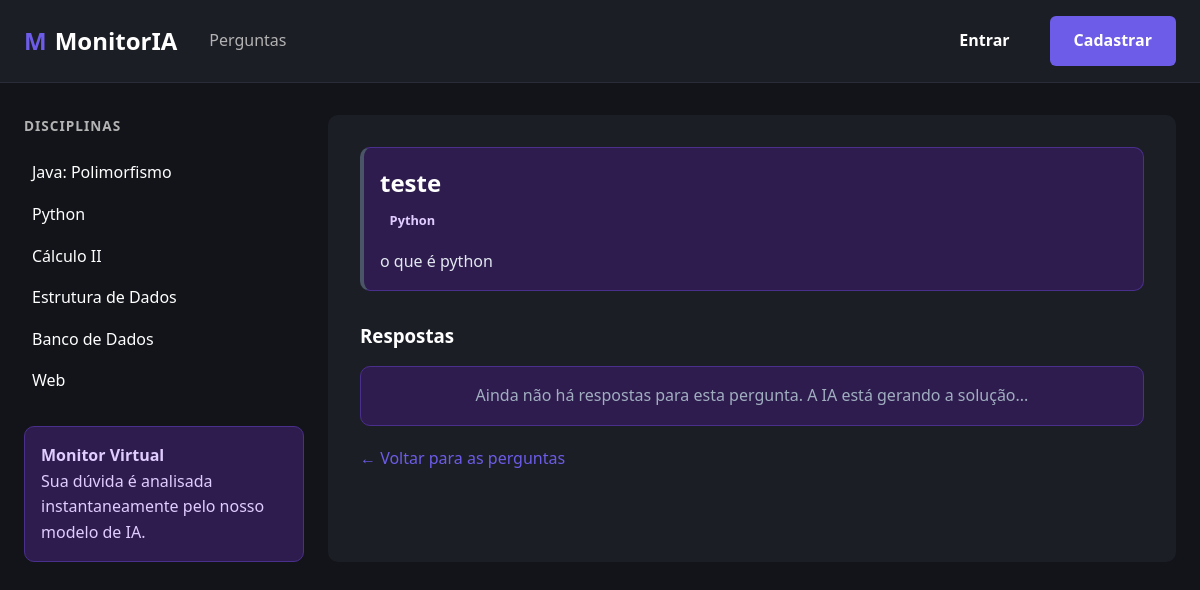
The page /perguntas/4 on the database its author committed.
### modelos/entidades.py (models this page shows)
class Pergunta(banco.Model):
    __tablename__ = 'perguntas'
    id = banco.Column(banco.Integer, primary_key=True)
    titulo = banco.Column(banco.String(200), nullable=False)
    corpo = banco.Column(banco.Text, nullable=False)
    disciplina = banco.Column(banco.String(100), nullable=False)
    usuario_id = banco.Column(banco.Integer, banco.ForeignKey('usuarios.id'), nullable=False)
    data_criacao = banco.Column(banco.DateTime, default=datetime.utcnow)
    respostas = banco.relationship('Resposta', backref='pergunta', lazy=True)

### controles/rotas_perguntas.py (the view)
@blueprint_perguntas.route('/perguntas/<int:id>')
def ver_pergunta(id):
    try:
        return render_template('ver_pergunta.html',
                               pergunta=servico.buscar_detalhes(id),
                               disciplinas=servico.listar_disciplinas())
    except ValueError:
        return "Pergunta não encontrada", 404

### repositorios/repositorio_pergunta.py (called while the page is built)
    def buscar_por_id(self, id_pergunta: int) -> Pergunta:
        return Pergunta.query.get(id_pergunta)

### servicos/servico_pergunta.py (called while the page is built)
    def buscar_detalhes(self, id_pergunta: int) -> Pergunta:
        pergunta = self.repositorio.buscar_por_id(id_pergunta)
        if not pergunta:
            raise ValueError("Pergunta não encontrada.")
        return pergunta

    def listar_disciplinas(self) -> list[str]:
        return ["Java: Polimorfismo", "Python", "Cálculo II", "Estrutura de Dados", "Banco de Dados", "Web"]

### templates/ver_pergunta.html
{% extends 'base.html' %}
{% block content %}
<div class="box-ia" style="border-left: 4px solid #4a5568;">
    <h2 style="color: white; margin-bottom: 5px;">{{ pergunta.titulo }}</h2>
    <span class="badge" style="margin-bottom: 15px; display: inline-block;">{{ pergunta.disciplina }}</span>
    <p style="color: #e2e8f0; line-height: 1.6;">{{ pergunta.corpo }}</p>
</div>
<h3 style="margin-top: 30px; margin-bottom: 15px; color: white;">Respostas</h3>
{% if pergunta.respostas %}
    {% for resposta in pergunta.respostas %}
        <div class="box-ia {% if resposta.solucao %}solucao-destaque{% endif %}" style="margin-bottom: 20px;">
            <div class="header-ia" style="display: flex; justify-content: space-between; margin-bottom: 15px; color: #a0aec0; font-weight: bold;">
                <span>
                    {% if resposta.eh_ia %} 🤖 IA Assistente {% else %} 👤 Aluno {% endif %}
                </span>
                {% if resposta.solucao %}
                    <span style="color: #4ade80;">✅ Solução Validada pelo Monitor</span>
                {% endif %}
            </div>
            <p style="color: #e2e8f0; line-height: 1.6;">{{ resposta.corpo }}</p>
            {% if session.get('usuario_papel') == 'monitor' and not resposta.solucao %}
                <hr style="border-color: #2d3748; margin: 15px 0;">
                <form action="{{ url_for('perguntas.marcar_solucao', id=resposta.id) }}" method="POST">
                    <button type="submit" class="btn btn-roxo" style="width: 100%;">
                        ⭐ Validar como Melhor Resposta
                    </button>
                </form>
            {% endif %}
        </div>
    {% endfor %}
{% else %}
    <div class="box-ia" style="text-align: center; color: #a0aec0;">
        <p>Ainda não há respostas para esta pergunta. A IA está gerando a solução...</p>
    </div>
{% endif %}
<div style="margin-top: 20px;">
    <a href="{{ url_for('perguntas.base') }}" style="color: var(--roxo-principal); text-decoration: none;">&larr; Voltar para as perguntas</a>
</div>
{% endblock %}

### static/css/estilos.css (style rules this page uses)
:root { --bg-fundo: #12141a; --bg-card: #1c1e26; --bg-ia: #2e1c4e; --texto-principal: #ffffff; --texto-secundario: #b3b3b3; --texto-ia: #e1ccff; --roxo-principal: #6c5ce7; --roxo-hover: #5a4bcf; --roxo-badge: #d1b1ff; --verde-resolvido: #4ade80; --laranja-alerta: #ffac33; --gap-padrao: 1.5rem; --raio-padrao: 10px; }
* { box-sizing: border-box; margin: 0; padding: 0; }
body { font-family: 'Segoe UI', Tahoma, Geneva, Verdana, sans-serif; background-color: var(--bg-fundo); color: var(--texto-principal); line-height: 1.6; }
.box-ia { background-color: var(--bg-ia); border: 1px solid #4a2f8c; border-radius: var(--raio-padrao); padding: 1rem; color: var(--texto-ia); }
.badge { display: inline-flex; align-items: center; gap: 0.4rem; padding: 0.45rem 0.75rem; border-radius: 999px; font-size: 0.9rem; font-weight: 600; }
.badge { padding: 0.2rem 0.6rem; border-radius: 4px; font-size: 0.8rem; font-weight: 600; }

### rows shown on the page
Pergunta: titulo "teste", disciplina "Python", corpo "o que é python"

### other values the page prints
{{ disc }} "Java: Polimorfismo" "Python" "Cálculo II" "Estrutura de Dados" "Banco de Dados" "Web"
